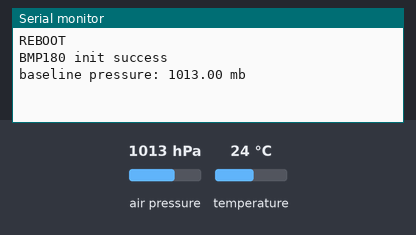
Recording of a sketch running on a simulated ESP32. Parts: the last lines printed to the serial monitor. The test bench sets the inputs (shaded band); at power-on: air pressure 1013 hPa, temperature 24 °C.

Above: at 1.2 s.
1.3 s: air pressure set to 1025 hPa
At 3.2 s:
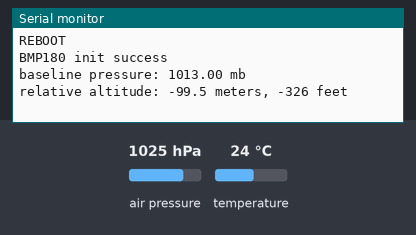
4.1 s: air pressure set to 1048 hPa
At 6.0 s:
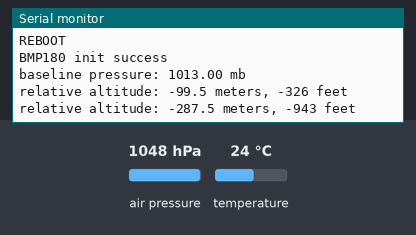

Measured:
- after the input at 1.3 s, the serial monitor: prints a new line after 1.4 s (image 1)
- after the input at 4.1 s, the serial monitor: prints a new line after 1.2 s (image 2)

The sketch:

altitude.ino
```cpp
/*
   Connecting an I2C device to an ESP32 is normally as simple as connecting
   GND to GND,
   SDA to SDA,
   SCL to SCL
   and a positive power supply to a peripheral,
   usually 3.3V

   I2C Device     ESP32
  SDA             SDA (default is GPIO 21)
  SCL             SCL (default is GPIO 22)
  GND             GND
  VCC             3.3V

  We need an Arduino library for this. Download the
  library from this link
  https://github.com/sparkfun/BMP180_Breakout_Arduino_Library
  and install it in the Arduino IDE.
*/
#define ALTITUDE 1655.0 //replace 1655.0 with your current city altitude

#include <SFE_BMP180.h>
#include <Wire.h>

// You will need to create an SFE_BMP180 object, here called "pressure":

SFE_BMP180 pressure;

//double baseline =1655.0; // baseline pressure
double baseline;
void setup()
{
  Serial.begin(9600);
  Serial.println("REBOOT");

  // Initialize the sensor (it is important to get calibration values stored on the device).

  if (pressure.begin())
    Serial.println("BMP180 init success");
  else
  {
    // Oops, something went wrong, this is usually a connection problem,
    // see the comments at the top of this sketch for the proper connections.

    Serial.println("BMP180 init fail (disconnected?)\n\n");
    while (1); // Pause forever.
  }

  // Get the baseline pressure:

  baseline = getPressure();

  Serial.print("baseline pressure: ");
  Serial.print(baseline);
  Serial.println(" mb");
}

void loop() {
  double a, P;
  double P1 = 0;

  // Sample 20 readings:
  for (int i = 0; i < 20; i++){
    P = getPressure();
    if (P > P1){
      P1 = P;       // Get the highest reading
    }
    delay(100);
  }

  // Show the relative altitude difference between
  // the new reading and the baseline reading:

  a = pressure.altitude(P1, baseline);

  Serial.print("relative altitude: ");
  if (a >= 0.0) Serial.print(" "); // add a space for positive numbers
  Serial.print(a, 1);
  Serial.print(" meters, ");
  if (a >= 0.0) Serial.print(" "); // add a space for positive numbers
  Serial.print(a * 3.28084, 0);
  Serial.println(" feet");
}


double getPressure()
{
  char status;
  double T, P, p0, a;

  // You must first get a temperature measurement to perform a pressure reading.

  // Start a temperature measurement:
  // If request is successful, the number of ms to wait is returned.
  // If request is unsuccessful, 0 is returned.

  status = pressure.startTemperature();
  if (status != 0)
  {
    // Wait for the measurement to complete:

    delay(status);

    // Retrieve the completed temperature measurement:
    // Note that the measurement is stored in the variable T.
    // Use '&T' to provide the address of T to the function.
    // Function returns 1 if successful, 0 if failure.

    status = pressure.getTemperature(T);
    if (status != 0)
    {
      // Start a pressure measurement:
      // The parameter is the oversampling setting, from 0 to 3 (highest res, longest wait).
      // If request is successful, the number of ms to wait is returned.
      // If request is unsuccessful, 0 is returned.

      status = pressure.startPressure(3);
      if (status != 0)
      {
        // Wait for the measurement to complete:
        delay(status);

        // Retrieve the completed pressure measurement:
        // Note that the measurement is stored in the variable P.
        // Use '&P' to provide the address of P.
        // Note also that the function requires the previous temperature measurement (T).
        // (If temperature is stable, you can do one temperature measurement for a number of pressure measurements.)
        // Function returns 1 if successful, 0 if failure.

        status = pressure.getPressure(P, T);
        if (status != 0)
        {
          return (P);
        }
        else Serial.println("error retrieving pressure measurement\n");
      }
      else Serial.println("error starting pressure measurement\n");
    }
    else Serial.println("error retrieving temperature measurement\n");
  }
  else Serial.println("error starting temperature measurement\n");
}
```
